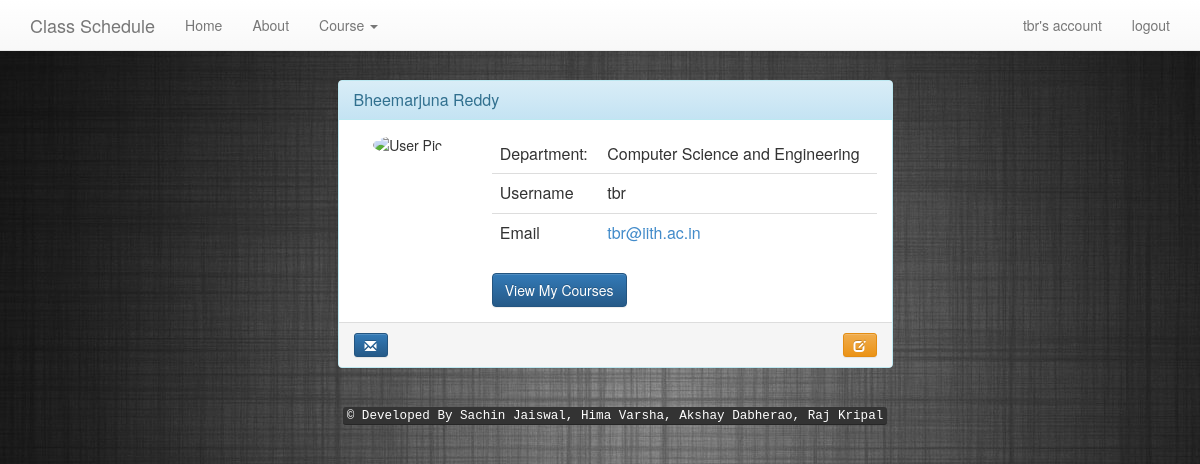
Page /profile.php (signed in) on the committed database.
### tables this page shows
CREATE TABLE IF NOT EXISTS `users` (
`id` int(11) NOT NULL,
  `first_name` varchar(30) NOT NULL,
  `last_name` varchar(30) NOT NULL,
  `username` varchar(20) NOT NULL,
  `email` varchar(50) NOT NULL,
  `cabin_no` varchar(25) NOT NULL,
  `phone` varchar(20) NOT NULL,
  `password` varchar(40) NOT NULL,
  `dept_id` int(2) DEFAULT NULL
);

CREATE TABLE IF NOT EXISTS `department` (
  `dept_id` int(2) NOT NULL,
  `dept_name` varchar(50) NOT NULL
);

### init_page.php (called while the page is built, shortened)
<?php
  $logged_in = isset($_SESSION['user_id']);
  if ($logged_in) {
    $user_id = $_SESSION['user_id'];
  }
?>

### profile.php (the view, shortened to what this page needs)
<?php
require_once('init_page.php');
$query = "SELECT first_name, last_name, username, email, users.dept_id, dept_name FROM users, department WHERE id = '$user_id' AND users.dept_id = department.dept_id";
$data = mysqli_query($dbc, $query) ;
$user = mysqli_fetch_assoc($data);
require_once('include_header.php');
?>
<div class="container">
      <div class="row">
      	<br><br><br>
        <div class="col-xs-12 col-sm-12 col-md-6 col-lg-6 col-xs-offset-0 col-sm-offset-0 col-md-offset-3 col-lg-offset-3 toppad" >
          <div class="panel panel-info">
            <div class="panel-heading">
              <h3 class="panel-title"><?php echo $user['first_name'] ." ". $user['last_name'] ?></h3>
            </div>
            <div class="panel-body">
              <div class="row">
                <div class="col-md-3 col-lg-3 " align="center"> <img alt="User Pic" src="img/photo.png" class="img-circle"> </div>
                <div class=" col-md-9 col-lg-9 ">
                  <table class="table table-user-information">
                    <tbody>
                      <tr>
                        <td>Department:</td>
                        <td><?php echo $user['dept_name'] ?></td>
                      </tr>
                      <tr>
                        <td>Username</td>
                        <td><?php echo $user['username'] ?></td>
                      </tr>
                      <tr>
                        <td>Email</td>
                        <td><a href="mailto:<?php echo $user['email'] ?>"><?php echo $user['email'] ?></a></td>
                      </tr>
                    </tbody>
                  </table>
                  <a href="my_course.php" class="btn btn-primary">View My Courses</a>
                </div>
              </div>
            </div>
                 <div class="panel-footer">
                        <a href="mailto:cs12b1033@iith.ac.in" data-original-title="Broadcast Message" data-toggle="tooltip" type="button" class="btn btn-sm btn-primary"><i class="glyphicon glyphicon-envelope"></i></a>
                        <span class="pull-right">
                            <a href="edit.php" data-original-title="Edit this user" data-toggle="tooltip" type="button" class="btn btn-sm btn-warning"><i class="glyphicon glyphicon-edit"></i></a>
                        </span>
                    </div>
          </div>
        </div>
      </div>
    </div>
<?php
require_once('include_footer.php');
?>

### css/custom.css (style rules this page uses)
.table-user-information > tbody > tr { border-top: 1px solid rgb(221, 221, 221); }
.table-user-information > tbody > tr:first-child { border-top: 0; }
.table-user-information > tbody > tr > td { border-top: 0; }
.toppad { margin-top:20px; }

### rows in the picture
users: first_name "Bheemarjuna", last_name "Reddy", dept.dept_name "Computer Science and Engineering", username "tbr", email "tbr@iith.ac.in"

### other values in the picture
$username "tbr"
